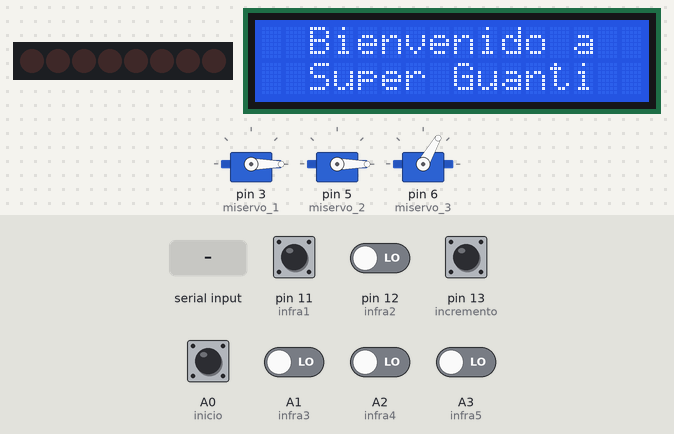
Recording of a sketch running on a simulated Arduino Uno, built with avr-gcc and run on an emulated ATmega328P. Shown: 8 shift-register outputs drawn as a row of LEDs (first output left, lit = HIGH), 3 × servo, 16×2 character LCD. Wiring (inferred from the names in the program): shift register (74HC595): data pin 8; shift clock pin 10; latch pin 9. Wiring (inferred from the signals the program sends): row of LEDs: on Q0, Q1, Q2, Q3, Q4, Q5, Q6, Q7. Inputs (shaded band) come from the test bench; at power-on: A0 (inicio), pin 13 (incremento) HIGH, A1 (infra3), A2 (infra4), A3 (infra5), pin 11 (infra1), pin 12 (infra2) LOW. Random numbers use the default seed unless the sketch sets one.

Above: at 0.6 s.
At 10.7 s:
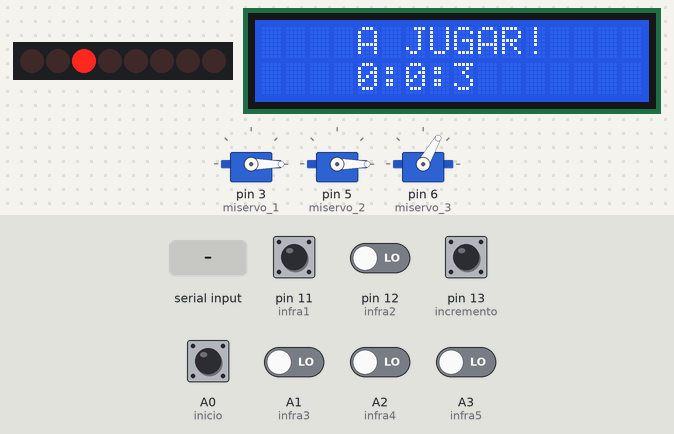
10.8 s: "9" received over the second serial link
At 12.0 s:
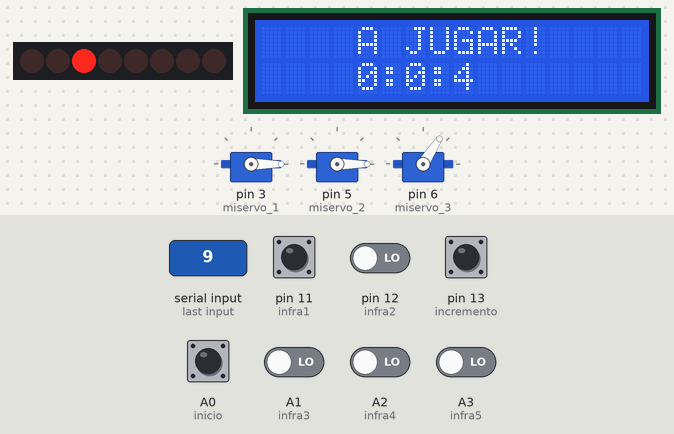
14.7 s: pin 11 (infra1) pulsed HIGH 5 times (0.12 s each, 0.3 s apart)
At 16.9 s:
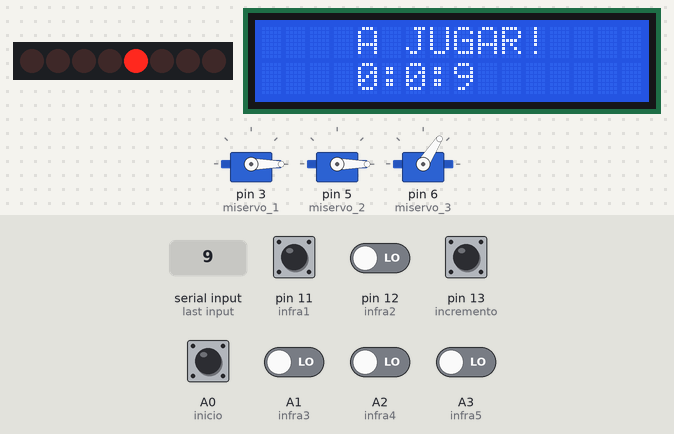
Timing chart, 0 to 18.4 s (numbered marks = the images above; inputs shaded):
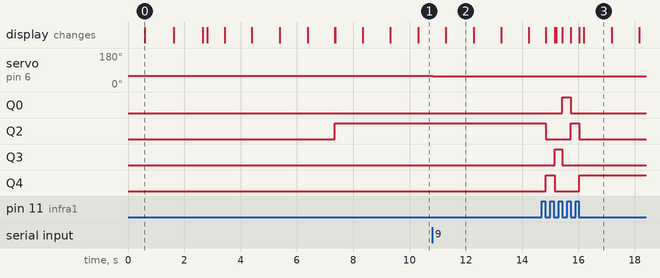

Measured:
- after the input at 10.8 s, servo on pin 6 (miservo_3): 60° → 57° at once
- what the display in image 0 shows lasts 1.0 s, from 0.6 s to 1.6 s

The sketch:

programa_casi_original_28_09.ino
```cpp
#include <LiquidCrystal_I2C.h>
#include <Servo.h>
#include <TimerOne.h>
#include <Wire.h>
#include <SoftwareSerial.h>

/*
 *  FUNCIONA NO CAMBIAR
  Retencion de inicio para pulsadores inicio e incremento
  Pantalla lcd funcionando con todos los mensajes
  Deteccion de los cambios de estado de los infras
  Con la deteccion de los viajes se cambia el led
  Al cambiar el led se esperan instrucciones para la grua
  La grua funciona mientras los infras estan detectando
  La grua funciona con mejor velocidad
  Programa en bucle (al finalizar el juego se puede volver a empezar)

  Utiliza la libreria SofwareSerial (no esta chekeado que funcione con velocidad)
  Todo lo declarado como Serial ahora se llama Bluetooth

  Agregar contador de pulsaciones por dedo
  Disminuir el tiempo de retencion del boton cant viajes (incremento)

  Los pines estan declarados para funcionar en la plaqueta
*/

#define FALSE 0
#define TRUE 1

#define incremento 13
#define inicio A0 //El que esta mas cercano al pin 1

#define infra1 11
#define infra2 12
#define infra3 A1
#define infra4 A2
#define infra5 A3
// 74hc595
#define pinLatch 9
#define clockPin 10
#define dataPin 8

Servo miservo_1, miservo_2, miservo_3;

LiquidCrystal_I2C lcd(0x3F, 16, 2);

SoftwareSerial Bluetooth(2, 4); //rx, tx

volatile int tIncremento = 0;
volatile int tInicio = 0;
volatile int tInfras = 0;
volatile int taux = 0;
volatile int tauxmili = 0;
volatile int tlcd = 0;
volatile int tmin = 0;
volatile int tseg = 0;
volatile int thora = 0;

int estadoPrograma = 1;
int estadoRetencionIncremento = 1;
int estadoRetencionInicio = 1;
int estadoLcd = 0;

int numViajes = 0;
int contadorViajes = 0;
int aleatorio = 0;
int numAnterior = 0;

int menique = 0;
int indice = 0;
int anular = 0;
int mayor = 0;
int pulgar = 0;

int grados1 = 0;
int grados2 = 0;
int grados3 = 60;

bool flagPulsoIncremento = FALSE;
bool flagPulsoInicio = FALSE;
bool flagHabilitacionInicio = FALSE;

void actualizarLcd();
void juego();
void grua();
void retencionInicio();
void apagarLeds();

void setup(){
  //Inicializacion del Timer2
  cli();
  TCCR2A = 0;
  TCCR2B = 0;
  TCNT2 = 0;

  OCR2A = 255;
  TCCR2A |= (1 << WGM21);
  TCCR2B |= (0b00000111); //1024 (preescala)
  TIMSK2 |= (1 << OCIE2A);
  sei();

  Bluetooth.begin(57600);

  miservo_1.attach(3, 350, 2900); //servo base, derecha-izquierda (9)
  miservo_1.write(grados1);

  miservo_2.attach(5, 1000, 2000); //servo de la derecha, adelante-atras (6)
  miservo_2.write(grados2);

  miservo_3.attach(6, 1000, 2000); //servo de la izqueirda, abajo (11)
  miservo_3.write(grados3);
  delay(500);

  apagarLeds();

  lcd.init();
  lcd.backlight();
  //Mensaje de bienvenida
  lcd.setCursor(0, 0);
  lcd.print("  Bienvenido a  ");
  lcd.setCursor(0, 1);
  lcd.print("  Super Guanti  ");
  delay(1000);
  lcd.clear();
  lcd.setCursor(0, 0);
  lcd.print("Una creacion de:");
  lcd.setCursor(0, 1);
  lcd.print("     M.A.L.     ");
  delay(1000);
  lcd.clear();

  pinMode(incremento, INPUT);
  pinMode(inicio, INPUT);

  pinMode(pinLatch, OUTPUT);
  pinMode(clockPin, OUTPUT);
  pinMode(dataPin, OUTPUT);

  pinMode(infra1, INPUT);
  pinMode(infra2, INPUT);
  pinMode(infra3, INPUT);
  pinMode(infra4, INPUT);
  pinMode(infra5, INPUT);
}

ISR(TIMER2_COMPA_vect){
/* Esta funcion se interrumpe cada 32.77us
   La cuenta no es exacta. Salida ejemplo: 4:30(salida arduino) 4:26(cronometro)
*/
  tauxmili++;
  if (tauxmili >= 30) {
    tIncremento++;
    tInicio++;
    taux++;

    if(taux >= 60){
      tlcd--;
      taux = 0;
      if(estadoLcd == 2){
        tseg++;
        if(tseg >= 60){
          tmin++;
          tseg = 0;
          if(tmin >= 60){
            thora++;
            tmin = 0;
          }
        }
      }
    }
  }
}

void loop(){

  actualizarLcd();

  switch(estadoPrograma){
    case 1:
    /* En este caso se hace la eleccion de la cantidad de viajes a realizar y se da inicio al juego
    * Las MEF son para la retencion de los pulsadores de incremento de viajes y de inicio
    */
      apagarLeds();

      switch(estadoRetencionIncremento){
        case 1:
          flagPulsoIncremento = FALSE;

          if(digitalRead(incremento) == LOW)
            estadoRetencionIncremento = 1;

          if(digitalRead(incremento) == HIGH){
            tIncremento = 0;
            estadoRetencionIncremento = 2;
          }
        break;
        case 2:
          if(tIncremento < 7)
            estadoRetencionIncremento = 2;
          if(tIncremento >= 7)
            estadoRetencionIncremento = 3;
        break;
        case 3:
          if(digitalRead(incremento) == HIGH){
            flagPulsoIncremento  = TRUE;
            estadoRetencionIncremento  = 1;
          }
          else{
            flagPulsoIncremento = FALSE;
            estadoRetencionIncremento = 1;
          }
        break;
      }
      retencionInicio(); //la mef para la retencion del pulsador inicio se llama varias veces en el programa

      /*Si el pulsador verdaderamente esta presionado, se incrementa una vez la variable
        Se puede dar inicio al juego luego de haber seleccionado minimo un viaje, entonces se habilita el boton inicio
      */
      if(flagPulsoIncremento == TRUE){
        numViajes++;
        flagHabilitacionInicio = TRUE;
      }
      if(estadoLcd == 2){ //condicion para salir de este estado, le puse esta para no repetir la condicion del estado del lcd
        juego(); //llamo para encender el primer led
        estadoPrograma = 2;
        tmin = 0;
        tseg = 0;
        thora = 0;
      }
    break;
    case 2:
    /* Si se reciben datos por bluetooth se llama a la grua
      * Al detectar que se pulso un infra se avanza al siguiente estado
    */
      if(Bluetooth.available()){
        grua();
      }

      if(digitalRead(infra1) == HIGH || digitalRead(infra2) == HIGH || digitalRead(infra3) == HIGH || digitalRead(infra4) == HIGH || digitalRead(infra5) == HIGH){
        estadoPrograma = 3;
      }
    break;
    case 3:
    /* Cuando el infra deja de detectar se cuenta como un viaje
    *  Mientras el infra este activado se llama a la grua para poder levantar el bloque
    *  Mientras el lcd diga A JUGAR se llama a la funcion juego para prender el sig led
    */

      if(digitalRead(infra1) == HIGH || digitalRead(infra2) == HIGH || digitalRead(infra3) == HIGH || digitalRead(infra4) == HIGH || digitalRead(infra5) == HIGH){
        estadoPrograma = 3;
        grua();
      }
      if(digitalRead(infra1) == LOW && digitalRead(infra2) == LOW && digitalRead(infra3) == LOW && digitalRead(infra4) == LOW && digitalRead(infra5) == LOW){
        contadorViajes++;
        if(estadoLcd == 2){
          juego();
        }
        estadoPrograma = 2;
      }
    break;
    case 4:
    /*En este estado se entra desde la condicion anterior y desde las condiciones del lcd al llegar al ultimo caso
      Se reinician todas las varibles definidas en el inicio
      La variable flagHabilitacionInicio se desactiva para volver a ingresar la cantidad de viajes que se quieren
    */
      tmin = 0;
      tseg = 0;
      thora = 0;

      numViajes = 0;
      contadorViajes = 0;
      aleatorio = 0;
      numAnterior = 0;

      estadoLcd = 0;
      flagHabilitacionInicio = FALSE;
      estadoPrograma = 1;
    break;
  }
}

void actualizarLcd(){
  /* En esta MEF estan agrupadas todas las salidas en pantalla con sus respectivas condiciones
   * para cambiar de estado
  */
  switch (estadoLcd)
  {
    case 0:
      lcd.setCursor(0,0);
      lcd.print("Cant de viajes: ");
      lcd.setCursor(0,1);
      lcd.print(numViajes);

      if(flagPulsoInicio == TRUE && flagHabilitacionInicio == TRUE){ //se cambia de estado si ya hay viajes seleccionados
        tlcd = 5;
        estadoLcd = 1;
      }
      else{
        estadoLcd = 0;
      }
    break;
    case 1:
      lcd.setCursor(0,0);
      lcd.print("El juego inicia");
      lcd.setCursor(0, 1);
      lcd.print("     en: ");
      lcd.print(tlcd);

      if(tlcd > 0)
        estadoLcd = 1;
      else{
        lcd.clear();
        estadoLcd = 2;
      }
    break;
    case 2:
      lcd.setCursor(0, 0);
      lcd.print("    A JUGAR!    ");
      lcd.setCursor(4, 1);
      lcd.print(thora);
      lcd.print(":");
      lcd.print(tmin);
      lcd.print(":");
      lcd.print(tseg);

      if(contadorViajes != numViajes)
        estadoLcd = 2;
      else{
        tlcd = 5;//este tiempo es corto porque se estan haciendo pruebas, despues se puede modificar
        lcd.clear();
        estadoLcd = 3;
      }

    break;
    case 3:
      apagarLeds();

      lcd.setCursor(0, 0);
      lcd.print("  Felicidades!  ");
      lcd.setCursor(4, 1);
      lcd.print(thora);
      lcd.print(":");
      lcd.print(tmin);
      lcd.print(":");
      lcd.print(tseg);

      if(tlcd <= 0){
        tlcd = 5;
        lcd.clear();
        estadoLcd = 4;
      }
    break;
    case 4:
      lcd.setCursor(0,0);
      lcd.print(" Para reiniciar ");
      lcd.setCursor(0,1);
      lcd.print("presionar inicio");

      retencionInicio();
      if(flagPulsoInicio == TRUE){
        lcd.clear();
        estadoPrograma = 4;
      }
    break;
  }
}

void juego(){
/* En esta funcion se cambia el led que esta encendido, con la condicion de que no se prenda dos veces el mismo
  * Esta funcion es llamada cuando se detecta como valido un viaje
  * Luego de encender el led se va al estadoPrograma 2 donde se reciben instrucciones para la grua
  */
  while(aleatorio == numAnterior){
    aleatorio = random(0, 5);
  }

  switch (aleatorio)
  {
    case 0:
      digitalWrite(pinLatch, LOW);
      shiftOut(dataPin, clockPin, MSBFIRST, 1);
      digitalWrite(pinLatch, HIGH);
      numAnterior = 0;
      estadoPrograma = 2;
    break;
    case 1:
      digitalWrite(pinLatch, LOW);
      shiftOut(dataPin, clockPin, MSBFIRST, 2);
      digitalWrite(pinLatch, HIGH);
      numAnterior = 1;
      estadoPrograma = 2;
    break;
    case 2:
      digitalWrite(pinLatch, LOW);
      shiftOut(dataPin, clockPin, MSBFIRST, 4);
      digitalWrite(pinLatch, HIGH);
      numAnterior = 2;
      estadoPrograma = 2;
    break;
    case 3:
      digitalWrite(pinLatch, LOW);
      shiftOut(dataPin, clockPin, MSBFIRST, 8);
      digitalWrite(pinLatch, HIGH);
      numAnterior = 3;
      estadoPrograma = 2;
    break;
    case 4:
      digitalWrite(pinLatch, LOW);
      shiftOut(dataPin, clockPin, MSBFIRST, 16);
      digitalWrite(pinLatch, HIGH);
      numAnterior = 4;
      estadoPrograma = 2;
    break;
  }
}

void grua(){
  byte estadoBluetooth = Bluetooth.read();

  ///SERVO 1 -- DERECHA IZQUIERDA -- 3///
  if(estadoBluetooth == '1'){
    grados1 = grados1 + 3;
    if(grados1 >= 180){
      grados1 = 180;
    }
    miservo_1.write(grados1); //,0 para velocidad
  }

  if(estadoBluetooth == '3'){
    grados1 = grados1 - 3;
    if(grados1 <= 0){
      grados1 = 0;
    }
    miservo_1.write(grados1);
  }

  ///SERVO 2 -- ADELANTE ATRAS -- 5///
  if(estadoBluetooth == '5'){
    grados2 = grados2 + 3;
    if(grados2 >= 180){
      grados2 = 180;
    }
    miservo_2.write(grados2);
  }

  if(estadoBluetooth == '7'){
    grados2 = grados2 - 4;
    if(grados2 <= 0){
      grados2 = 0;
    }
    miservo_2.write(grados2);
  }
  ///SERVO 3 -- ABAJO -- 6///
  if(estadoBluetooth == '9'){
    grados3 = grados3 - 3;
    if(grados3<=0){
      grados3 = 90;
    }
    miservo_3.write(grados3);
  }
}

void retencionInicio(){
  switch(estadoRetencionInicio){
    case 1:
      flagPulsoInicio = FALSE;

      if(digitalRead(inicio) == LOW)
        estadoRetencionInicio = 1;

      if(digitalRead(inicio) == HIGH){
        tInicio = 0;
        estadoRetencionInicio = 2;
      }
    break;
    case 2:
      if(tInicio < 7)
        estadoRetencionInicio = 2;
      if(tInicio >= 7)
        estadoRetencionInicio = 3;
    break;
    case 3:
      if(digitalRead(inicio) == HIGH){
        flagPulsoInicio = TRUE;
        estadoRetencionInicio = 1;
      }
      else{
        flagPulsoInicio = FALSE;
        estadoRetencionInicio = 1;
      }
    break;
  }
}

void apagarLeds(){
  digitalWrite(pinLatch, LOW);
  shiftOut(dataPin, clockPin, MSBFIRST, 0);
  digitalWrite(pinLatch, HIGH);
}
```
